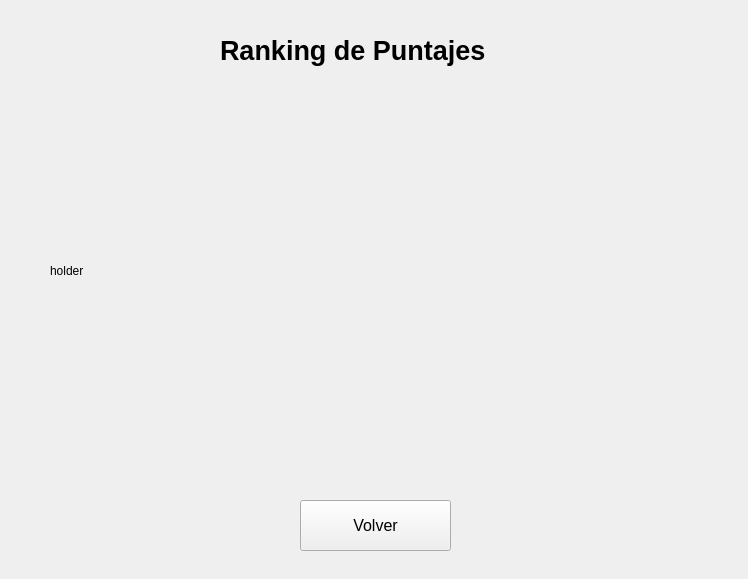
<?xml version="1.0" encoding="UTF-8"?>
<ui version="4.0">
 <class>Form</class>
 <widget class="QWidget" name="Form">
  <property name="geometry">
   <rect>
    <x>0</x>
    <y>0</y>
    <width>748</width>
    <height>579</height>
   </rect>
  </property>
  <property name="windowTitle">
   <string>Form</string>
  </property>
  <widget class="QLabel" name="label">
   <property name="geometry">
    <rect>
     <x>220</x>
     <y>20</y>
     <width>341</width>
     <height>61</height>
    </rect>
   </property>
   <property name="font">
    <font>
     <pointsize>20</pointsize>
     <weight>75</weight>
     <bold>true</bold>
    </font>
   </property>
   <property name="text">
    <string>Ranking de Puntajes</string>
   </property>
  </widget>
  <widget class="QWidget" name="horizontalLayoutWidget">
   <property name="geometry">
    <rect>
     <x>50</x>
     <y>70</y>
     <width>621</width>
     <height>401</height>
    </rect>
   </property>
   <layout class="QHBoxLayout" name="horizontalLayout">
    <item>
     <layout class="QVBoxLayout" name="scorelayout">
      <item>
       <widget class="QLabel" name="label_2">
        <property name="text">
         <string>holder</string>
        </property>
       </widget>
      </item>
     </layout>
    </item>
    <item>
     <widget class="QLabel" name="label_peng">
      <property name="text">
       <string/>
      </property>
      <property name="pixmap">
       <pixmap>../sprites/pinguirin_morado/morado_arriba_derecha.png</pixmap>
      </property>
      <property name="scaledContents">
       <bool>false</bool>
      </property>
      <property name="alignment">
       <set>Qt::AlignCenter</set>
      </property>
     </widget>
    </item>
   </layout>
  </widget>
  <widget class="QPushButton" name="pushButton_back">
   <property name="geometry">
    <rect>
     <x>300</x>
     <y>500</y>
     <width>151</width>
     <height>51</height>
    </rect>
   </property>
   <property name="font">
    <font>
     <pointsize>12</pointsize>
    </font>
   </property>
   <property name="text">
    <string>Volver</string>
   </property>
  </widget>
 </widget>
 <resources/>
 <connections/>
</ui>
